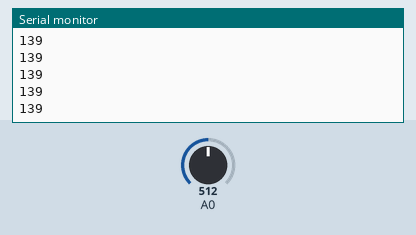
Recording of a sketch running on a simulated Arduino Uno, built with avr-gcc and run on an emulated ATmega328P. On the bench: the last lines printed to the serial monitor. The test bench sets the inputs (shaded band); at power-on: A0 = 512.

Above: at 1.2 s.
1.3 s: A0 set to 716
At 2.4 s:
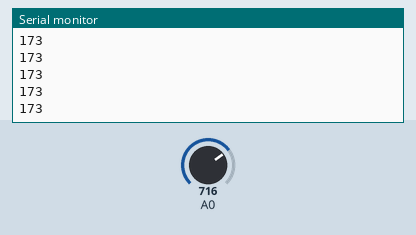
2.8 s: A0 set to 900
At 3.9 s:
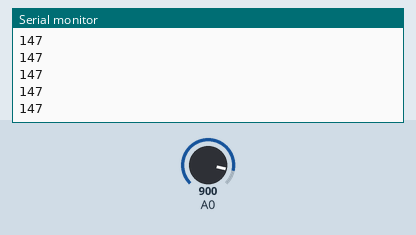
Timing chart, 0 to 5.8 s (numbered marks = the images above; inputs shaded):
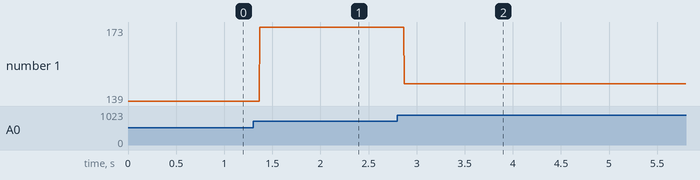

Measured:
- after the input at 1.3 s, the serial monitor: prints a new line after 0.07 s (image 1)
- after the input at 2.8 s, the serial monitor: prints a new line after 0.07 s (image 2)
- plotted number 1: 139 → 173 after the input at 1.3 s, 173 → 147 after the input at 2.8 s

The sketch:

pot.ino
```cpp
void setup()
{
  // put your setup code here, to run once:
  Serial.begin(9600);
}

void loop()
{
  // put your main code here, to run repeatedly:
  int a=analogRead(A0);
  Serial.println(150-a*150/1023);
}
```
